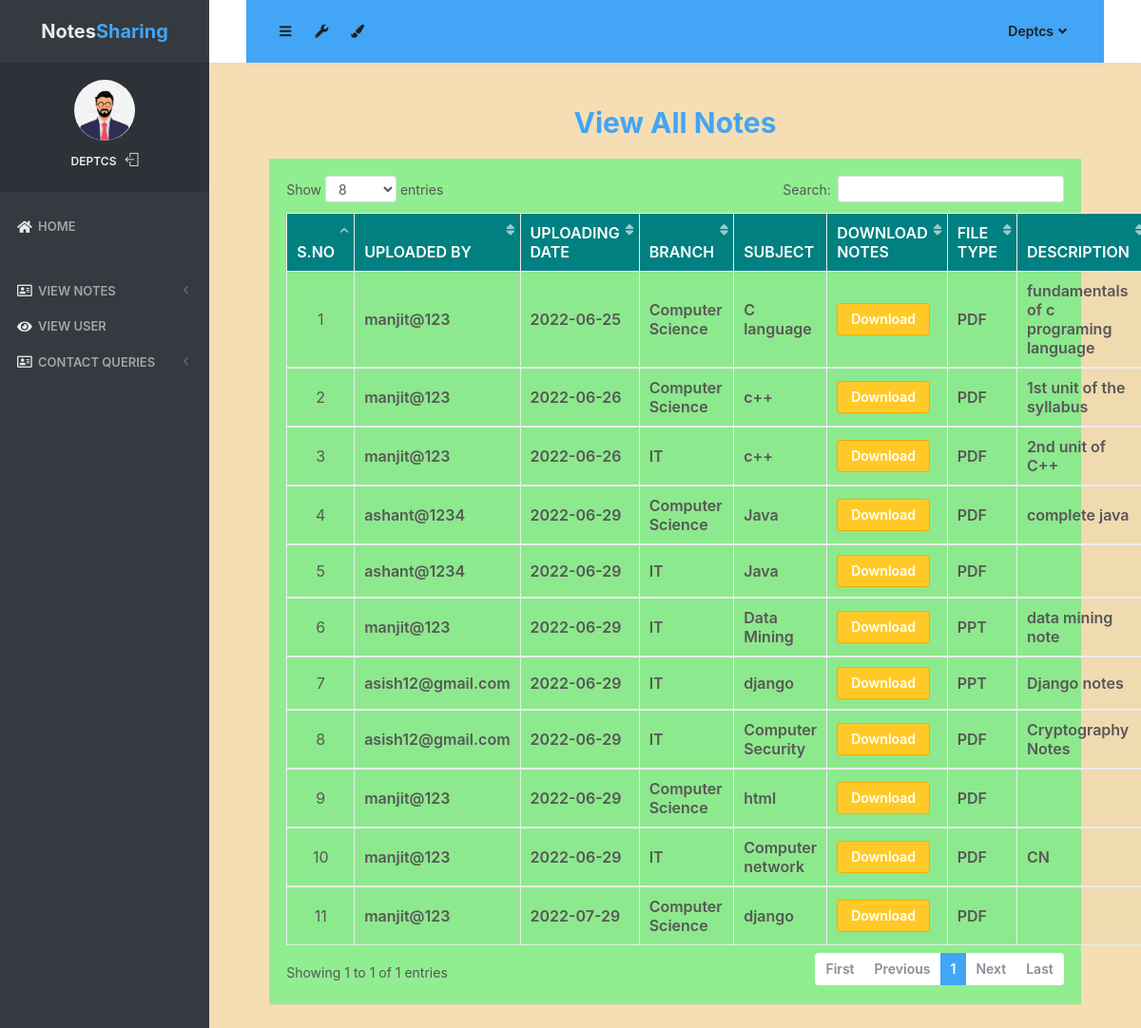
The app's page /all_notes (signed in) with its own data.
### notes/models.py (models this page shows, shortened)
class Notes(models.Model):
    user = models.ForeignKey(User,on_delete=models.CASCADE)
    uploadingdate = models.CharField(max_length=30)
    branch = models.CharField(max_length=30)
    subject = models.CharField(max_length=30)
    notesfile = models.FileField(null=True)
    filetype = models.CharField(max_length=30)
    description = models.CharField(max_length=200, null=True)
    status = models.CharField(max_length=15)

### notes/views.py (the view)
# urls.py: path('all_notes', all_notes, name='all_notes'),
def all_notes(request):
    if not request.user.is_authenticated:
        return redirect('login_admin')
    notes = Notes.objects.all()
    d = {'notes':notes}
    return render(request, 'all_notes.html',d)

### notes/templates/all_notes.html (shortened to what this page needs)
{% load static %}
<html lang="en" class="no-focus">
    <head>
        <link rel="stylesheet" href="{% static 'js/plugins/datatables/dataTables.bootstrap4.min.css' %}">
        <link rel="stylesheet" id="css-main" href="{% static 'css1/codebase.min.css' %}">
    </head>
    <body style="background-color:wheat;">
        <div id="page-container" class="sidebar-o sidebar-inverse side-scroll page-header-fixed main-content-narrow">
         {% include "sidebar.html" %}
            {% include "admin_nav.html" %}
            <main id="main-container"><br>
                <div class="content">
                    <h2 class="text-primary font-weight-bold text-center">View All Notes</h2>
                    <div class="block" style="background-color:lightgreen;">
                        <div class="block-content block-content-full">
                            <table class="table table-bordered table-striped table-vcenter js-dataTable-full-pagination" style="width:100%">
                                <thead class="text-white" style="background-color :teal;">
                                    <tr>
                                        <th class="text-center">S.No</th>
                                        <th class="d-none d-sm-table-cell">Uploaded By</th>
                                        <th class="d-none d-sm-table-cell">Uploading Date</th>
                                        <th class="d-none d-sm-table-cell">Branch</th>
                                        <th class="d-none d-sm-table-cell">Subject</th>
                                        <th class="d-none d-sm-table-cell">Download Notes</th>
                                        <th class="d-none d-sm-table-cell">File Type</th>
                                        <th class="d-none d-sm-table-cell">Description</th>
                                    </tr>
                                </thead>
                                {% for i in notes %}
                                <tbody>
                                    <tr>
                                        <td class="text-center">{{forloop.counter}}</td>
                                        <td class="font-w600">{{i.user.username}}</td>
					<td class="font-w600">{{i.uploadingdate}}</td>
					<td class="font-w600">{{i.branch}}</td>
					<td class="font-w600">{{i.subject}}</td>
					<td class="font-w600"><a href="{{i.notesfile.url}}" class="btn btn-warning" download>Download</a></td>
					<td class="font-w600">{{i.filetype}}</td>
					<td class="font-w600">{{i.description}}</td>
                                    </tr>
                                        {% endfor %}
                                </tbody>
                            </table>
                        </div>
                    </div>
                </div>
            </main>
        </div>
 <link rel="stylesheet" href="https://use.fontawesome.com/releases/v5.6.3/css/all.css">
    </body>
</html>

### notes/templates/sidebar.html (shortened to what this page needs)
{% load static %}
   <nav id="sidebar">
                <div id="sidebar-scroll">
                    <div class="sidebar-content">
                        <div class="content-header content-header-fullrow px-15">
                            <div class="content-header-section text-center align-parent sidebar-mini-hidden">
                                <div class="content-header-item">
                                    <a class="link-effect font-w700" href="{% url 'admin_home' %}">
                                           <span class="font-size-xl text-dual-primary-dark">Notes</span><span class="font-size-xl text-primary">Sharing</span>
                                    </a>
                                </div>
                            </div>
                        </div>
                        <div class="content-side content-side-full content-side-user px-10 align-parent">
                            <div class="sidebar-mini-hidden-b text-center">
                                <a class="img-link" href="be_pages_generic_profile.html">
                                    <img class="img-avatar" src="{% static 'img/avatars/logo1.jpg' %}" alt="">
                                </a>
                                <ul class="list-inline mt-10">
                                    <li class="list-inline-item">
                                        <a class="link-effect text-dual-primary-dark font-size-xs font-w600 text-uppercase" href="{% url 'admin_home' %}">{{ request.user.username }}</a>
                                    </li>
                                    <li class="list-inline-item">
                                        <a class="link-effect text-dual-primary-dark" href="{% url 'logout' %}">
                                            <i class="si si-logout"></i>
                                        </a>
                                    </li>
                                </ul>
                            </div>
                        </div>
                        <div class="content-side content-side-full">
                            <ul class="nav-main">
                                <li class="open">
                                    <a href="{% url 'admin_home' %}"><i class="fas fa-home"></i><span class="sidebar-mini-hide">Home</span></a>
                                </li>
                                <li class="nav-main-heading"><span class="sidebar-mini-visible">UI</span></li>
                                <li>
                                    <a class="nav-submenu" data-toggle="nav-submenu"><i class="far fa-address-card"></i>View Notes</a>
                                </li>
                                <li>
                                    <a  href="{% url 'view_users' %}"><i class="fas fa-eye"></i><span class="sidebar-mini-hide">View User</span></a>
                                </li>
                                <li>
                                    <a class="nav-submenu" data-toggle="nav-submenu"><i class="far fa-address-card"></i>Contact Queries</a>
                                </li>
                           </ul>
                        </div>
                    </div>
                </div>
            </nav>

### notes/templates/admin_nav.html (shortened to what this page needs)
{% load static %}
            <header id="page-header">
                <div class="content-header bg-primary">
                    <div class="content-header-section">
                        <button type="button" class="btn btn-circle btn-dual-secondary" data-toggle="layout" data-action="sidebar_toggle">
                            <i class="fa fa-navicon"></i>
                        </button>
                        <div class="btn-group" role="group">
                            <button type="button" class="btn btn-circle btn-dual-secondary" id="page-header-options-dropdown" data-toggle="dropdown" aria-haspopup="true" aria-expanded="false">
                                <i class="fa fa-wrench"></i>
                            </button>
                        </div>
                        <div class="btn-group" role="group">
                            <button type="button" class="btn btn-circle btn-dual-secondary" id="page-header-themes-dropdown" data-toggle="dropdown" aria-haspopup="true" aria-expanded="false">
                                <i class="fa fa-paint-brush"></i>
                            </button>
                        </div>
                    </div>
                    <div class="content-header-section">
                        <div class="btn-group" role="group">
                            <button type="button" class="btn btn-rounded btn-dual-secondary" id="page-header-user-dropdown" data-toggle="dropdown" aria-haspopup="true" aria-expanded="false">
                                {{ request.user.username}}<i class="fa fa-angle-down ml-5"></i>
                            </button>
                        </div>
                    </div>
                </div>
            </header>

### records on screen
Notes: user.username "manjit@123", uploadingdate "2022-06-25", branch "Computer Science", subject "C language", filetype "PDF", description "fundamentals of c programing language"
Notes: user.username "manjit@123", uploadingdate "2022-06-26", branch "Computer Science", subject "c++", filetype "PDF", description "1st unit of the syllabus"
Notes: user.username "manjit@123", uploadingdate "2022-06-26", branch "IT", subject "c++", filetype "PDF", description "2nd unit of C++"
Notes: user.username "ashant@1234", uploadingdate "2022-06-29", branch "Computer Science", subject "Java", filetype "PDF", description "complete java"
Notes: user.username "ashant@1234", uploadingdate "2022-06-29", branch "IT", subject "Java", filetype "PDF"
Notes: user.username "manjit@123", uploadingdate "2022-06-29", branch "IT", subject "Data Mining", filetype "PPT", description "data mining note"
Notes: user.username "asish12@gmail.com", uploadingdate "2022-06-29", branch "IT", subject "django", filetype "PPT", description "Django notes"
Notes: user.username "asish12@gmail.com", uploadingdate "2022-06-29", branch "IT", subject "Computer Security", filetype "PDF", description "Cryptography Notes"
Notes: user.username "manjit@123", uploadingdate "2022-06-29", branch "Computer Science", subject "html", filetype "PDF"
Notes: user.username "manjit@123", uploadingdate "2022-06-29", branch "IT", subject "Computer network", filetype "PDF", description "CN"
Notes: user.username "manjit@123", uploadingdate "2022-07-29", branch "Computer Science", subject "django", filetype "PDF"

### other values on screen
{{ request.user.username }} "DEPTCS"
{{ request.user.username }} "Deptcs"
